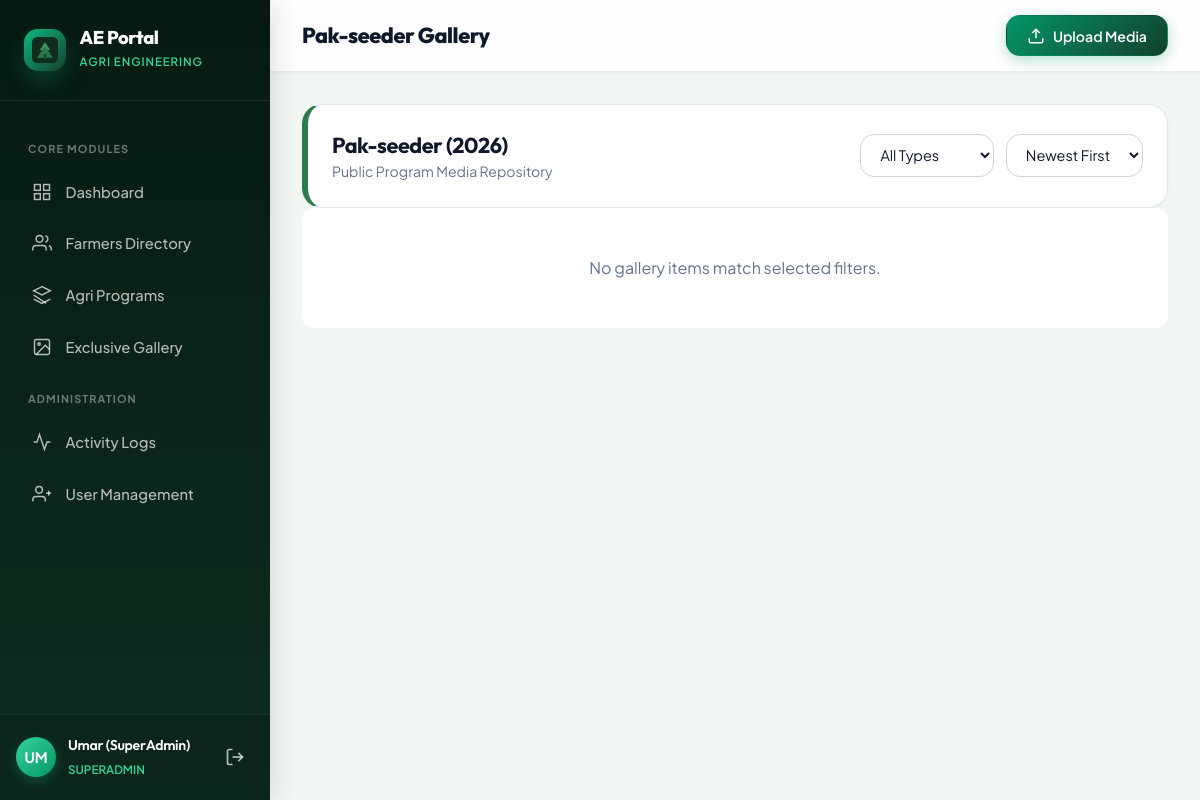
Screenshot of /programs/1/gallery (signed in) with the database file from the repository.
### aeportal.py (models this page shows, shortened)
class User(UserMixin, db.Model):
    __tablename__ = 'users'
    id = db.Column(db.Integer, primary_key=True)
    full_name = db.Column(db.String(120), nullable=False)
    email = db.Column(db.String(150), unique=True, nullable=False)
    password_hash = db.Column(db.String(255), nullable=False)
    role = db.Column(db.String(50), nullable=False, default='staff') # superadmin, admin, staff, custom
    permissions = db.Column(db.Text, nullable=False, default='{}') # JSON string
    is_active = db.Column(db.Boolean, default=True)
    created_at = db.Column(db.DateTime, default=datetime.utcnow)
    last_login = db.Column(db.DateTime, nullable=True)
    def has_perm(self, perm_key):
        if self.role == 'superadmin':
            return True
        perms = self.get_perms()
        val = perms.get(perm_key, 0)
        return val != 0 and val != 'none'

class Program(db.Model):
    __tablename__ = 'programs'
    id = db.Column(db.Integer, primary_key=True)
    name = db.Column(db.String(150), nullable=False)
    year = db.Column(db.Integer, nullable=False)
    color_hex = db.Column(db.String(7), nullable=False, default='#2F7A4C')
    has_expiry = db.Column(db.Boolean, default=False)
    expires_at = db.Column(db.DateTime, nullable=True)
    thumbnail_path = db.Column(db.String(255), nullable=True)
    created_by = db.Column(db.Integer, db.ForeignKey('users.id'))
    created_at = db.Column(db.DateTime, default=datetime.utcnow)
    equipment = db.relationship('Equipment', backref='program', cascade='all, delete-orphan')
    enrollments = db.relationship('FarmerProgram', backref='program', cascade='all, delete-orphan')

### aeportal.py (the view, shortened to what this page needs)
@app.route('/programs/<int:id>/gallery', methods=['GET', 'POST'])
@login_required
def program_gallery(id):
    if not current_user.has_perm('program_view'):
        flash('Permission denied.', 'error')
        return redirect(url_for('dashboard'))
    program = Program.query.get_or_404(id)
    track_progress('program_gallery', entity_type='program', entity_id=program.id)
    filter_type = request.args.get('type', 'all')
    sort_order = request.args.get('sort', 'newest')
    query = GalleryMedia.query.filter_by(scope='program', program_id=program.id)
    if filter_type != 'all':
        query = query.filter_by(file_type=filter_type)
    if sort_order == 'oldest':
        query = query.order_by(GalleryMedia.uploaded_at.asc())
    elif sort_order == 'name':
        query = query.order_by(GalleryMedia.original_name.asc())
    else:
        query = query.order_by(GalleryMedia.uploaded_at.desc())
    media_items = query.all()
    return render_template('programs/gallery.html', program=program, media_items=media_items, filter_type=filter_type, sort_order=sort_order)

### aeportal.py (called while the page is built, shortened)
@app.context_processor
def inject_globals():
    return {'datetime': datetime}

@login_manager.user_loader
def load_user(user_id):
    return User.query.get(int(user_id))

def track_progress(page, entity_type=None, entity_id=None, context=None):
    if not current_user or not current_user.is_authenticated:
        return
    ctx_str = json.dumps(context) if isinstance(context, (dict, list)) else context
    sp = SessionProgress.query.filter_by(user_id=current_user.id, page=page, entity_id=entity_id).first()
    if sp:
        sp.context = ctx_str
        sp.updated_at = datetime.utcnow()
    db.session.commit()

### templates/programs/gallery.html (shortened to what this page needs)
{% extends "base.html" %}
{% block page_title %}{{ program.name }} Gallery{% endblock %}
{% block top_actions %}
<button class="btn btn-primary" onclick="openModal('upload-media-modal')">
  <svg width="18" height="18" viewBox="0 0 24 24" fill="none" stroke="currentColor" stroke-width="2"><path d="M21 15v4a2 2 0 0 1-2 2H5a2 2 0 0 1-2-2v-4"/><polyline points="17 8 12 3 7 8"/><line x1="12" y1="3" x2="12" y2="15"/></svg>
  Upload Media
</button>
{% endblock %}
{% block content %}
<div class="card mb-4" style="border-left: 6px solid {{ program.color_hex }};">
  <div style="display: flex; justify-content: space-between; align-items: center; flex-wrap: wrap; gap: 1rem;">
    <div>
      <h2 style="font-size: 1.35rem; color: var(--ink-900);">{{ program.name }} ({{ program.year }})</h2>
      <p style="color: var(--ink-500); font-size: 0.88rem;">Public Program Media Repository</p>
    </div>
    <form method="GET" action="{{ url_for('program_gallery', id=program.id) }}" style="display: flex; gap: 0.75rem; align-items: center;">
      <select name="type" class="form-control" style="width: auto;" onchange="this.form.submit()">
        <option value="all" {% if filter_type == 'all' %}selected{% endif %}>All Types</option>
      </select>
      <select name="sort" class="form-control" style="width: auto;" onchange="this.form.submit()">
        <option value="newest" {% if sort_order == 'newest' %}selected{% endif %}>Newest First</option>
      </select>
    </form>
  </div>
</div>
<div style="display: grid; grid-template-columns: repeat(auto-fill, minmax(220px, 1fr)); gap: 1.25rem;">
  {% for media in media_items %}
  <div class="card" style="padding: 0.85rem; overflow: hidden; display: flex; flex-direction: column; justify-content: space-between;">
    <div style="height: 140px; background: #0F172A; border-radius: 8px; overflow: hidden; display: flex; align-items: center; justify-content: center; margin-bottom: 0.75rem; position: relative;">
      {% if media.file_type == 'image' %}
        {% if media.thumb_path %}
        <img src="{{ url_for('serve_upload', filename=media.thumb_path) }}" alt="{{ media.original_name }}" style="width: 100%; height: 100%; object-fit: cover;">
        {% else %}
        <img src="{{ url_for('serve_upload', filename=media.file_path) }}" alt="{{ media.original_name }}" style="width: 100%; height: 100%; object-fit: cover;">
        {% endif %}
      {% elif media.file_type == 'video' %}
        <video preload="metadata" muted style="width: 100%; height: 100%; object-fit: cover;">
          <source src="{{ url_for('serve_upload', filename=media.file_path) }}" type="{{ media.mime_type }}">
        </video>
        <div style="position: absolute; inset: 0; background: rgba(0,0,0,0.3); display: flex; align-items: center; justify-content: center; color: white;">
          <svg width="36" height="36" viewBox="0 0 24 24" fill="currentColor"><polygon points="5 3 19 12 5 21 5 3"/></svg>
        </div>
      {% elif media.file_type == 'audio' %}
        <div style="text-align: center; color: var(--emerald-400);">
          <svg width="40" height="40" viewBox="0 0 24 24" fill="none" stroke="currentColor" stroke-width="1.5"><path d="M9 18V5l12-2v13"/><circle cx="6" cy="18" r="3"/><circle cx="18" cy="16" r="3"/></svg>
          <div style="font-size: 0.72rem; font-weight: 700; margin-top: 0.2rem; color: #FFFFFF;">AUDIO</div>
        </div>
      {% else %}
        <div style="text-align: center; color: var(--emerald-400);">
          <svg width="40" height="40" viewBox="0 0 24 24" fill="none" stroke="currentColor" stroke-width="1.5"><path d="M14 2H6a2 2 0 0 0-2 2v16a2 2 0 0 0 2 2h12a2 2 0 0 0 2-2V8z"/><polyline points="14 2 14 8 20 8"/></svg>
          <div style="font-size: 0.72rem; font-weight: 700; margin-top: 0.2rem; color: #FFFFFF;">DOCUMENT</div>
        </div>
      {% endif %}
    </div>
    <div>
      <h5 style="font-size: 0.88rem; color: var(--ink-900); white-space: nowrap; overflow: hidden; text-overflow: ellipsis;" title="{{ media.original_name }}">
        {{ media.original_name }}
      </h5>
      <div style="font-size: 0.75rem; color: var(--ink-500); display: flex; justify-content: space-between; margin-top: 0.25rem;">
        <span>{{ (media.size_bytes / 1024 / 1024)|round(2) }} MB</span>
        <span>{{ media.uploaded_at|relative_time }}</span>
      </div>
    </div>
    <div style="margin-top: 0.75rem; display: flex; justify-content: flex-end;">
      <a href="{{ url_for('serve_upload', filename=media.file_path) }}" target="_blank" class="btn btn-secondary btn-sm" style="width: 100%;">
        View / Download
      </a>
    </div>
  </div>
  {% else %}
  <div style="grid-column: 1 / -1; text-align: center; padding: 3rem; background: white; border-radius: 12px;">
    <p style="color: var(--ink-500);">No gallery items match selected filters.</p>
  </div>
  {% endfor %}
</div>
{% endblock %}

### templates/base.html (shortened to what this page needs)
<!DOCTYPE html>
<html lang="en">
<head>
  <link rel="stylesheet" href="{{ url_for('static', filename='css/style.css') }}">
</head>
<body>
  <div class="app-container">
    {% if current_user.is_authenticated %}
    <aside class="sidebar" id="sidebar">
      <div class="sidebar-header">
        <div class="brand-badge">
          <img src="{{ url_for('static', filename='img/logo.svg') }}" alt="Logo">
        </div>
        <div class="brand-text">
          <h1>AE Portal</h1>
          <span>Agri Engineering</span>
        </div>
      </div>
      <nav class="sidebar-nav">
        <div class="nav-label">Core Modules</div>
        <a href="{{ url_for('dashboard') }}" class="nav-item {% if request.endpoint == 'dashboard' %}active{% endif %}">
          <svg viewBox="0 0 24 24" fill="none" stroke="currentColor"><rect x="3" y="3" width="7" height="7"/><rect x="14" y="3" width="7" height="7"/><rect x="14" y="14" width="7" height="7"/><rect x="3" y="14" width="7" height="7"/></svg>
          <span>Dashboard</span>
        </a>
        {% if current_user.has_perm('farmer_view') %}
        <a href="{{ url_for('farmers_list') }}" class="nav-item {% if 'farmers' in request.endpoint %}active{% endif %}">
          <svg viewBox="0 0 24 24" fill="none" stroke="currentColor"><path d="M17 21v-2a4 4 0 0 0-4-4H5a4 4 0 0 0-4 4v2"/><circle cx="9" cy="7" r="4"/><path d="M23 21v-2a4 4 0 0 0-3-3.87"/><path d="M16 3.13a4 4 0 0 1 0 7.75"/></svg>
          <span>Farmers Directory</span>
        </a>
        {% endif %}
        {% if current_user.has_perm('program_view') %}
        <a href="{{ url_for('programs_list') }}" class="nav-item {% if 'programs' in request.endpoint %}active{% endif %}">
          <svg viewBox="0 0 24 24" fill="none" stroke="currentColor"><polygon points="12 2 2 7 12 12 22 7 12 2"/><polyline points="2 17 12 22 22 17"/><polyline points="2 12 17 22 12"/></svg>
          <span>Agri Programs</span>
        </a>
        {% endif %}
        {% if current_user.has_perm('gallery_access') and current_user.has_perm('gallery_access') != 'none' %}
        <a href="{{ url_for('exclusive_gallery') }}" class="nav-item {% if request.endpoint == 'exclusive_gallery' %}active{% endif %}">
          <svg viewBox="0 0 24 24" fill="none" stroke="currentColor"><rect x="3" y="3" width="18" height="18" rx="2" ry="2"/><circle cx="8.5" cy="8.5" r="1.5"/><polyline points="21 15 16 10 5 21"/></svg>
          <span>Exclusive Gallery</span>
        </a>
        {% endif %}
        {% if current_user.has_perm('logs_access') or current_user.has_perm('user_mgmt') %}
        <div class="nav-label">Administration</div>
        {% endif %}
        {% if current_user.has_perm('logs_access') %}
        <a href="{{ url_for('logs_view') }}" class="nav-item {% if request.endpoint == 'logs_view' %}active{% endif %}">
          <svg viewBox="0 0 24 24" fill="none" stroke="currentColor"><polyline points="22 12 18 12 15 21 9 3 6 12 2 12"/></svg>
          <span>Activity Logs</span>
        </a>
        {% endif %}
        {% if current_user.has_perm('user_mgmt') %}
        <a href="{{ url_for('users_list') }}" class="nav-item {% if 'users' in request.endpoint %}active{% endif %}">
          <svg viewBox="0 0 24 24" fill="none" stroke="currentColor"><path d="M16 21v-2a4 4 0 0 0-4-4H5a4 4 0 0 0-4 4v2"/><circle cx="8.5" cy="7" r="4"/><line x1="20" y1="8" x2="20" y2="14"/><line x1="23" y1="11" x2="17" y2="11"/></svg>
          <span>User Management</span>
        </a>
        {% endif %}
      </nav>
      <div class="sidebar-user">
        <div class="user-card">
          <div class="user-avatar">{{ current_user.full_name[:2].upper() }}</div>
          <div class="user-info">
            <h4>{{ current_user.full_name }}</h4>
            <span>{{ current_user.role }}</span>
          </div>
          <a href="{{ url_for('logout') }}" class="btn-icon" title="Log Out" style="color: rgba(255,255,255,0.7);">
            <svg width="20" height="20" viewBox="0 0 24 24" fill="none" stroke="currentColor" stroke-width="2"><path d="M9 21H5a2 2 0 0 1-2-2V5a2 2 0 0 1 2-2h4"/><polyline points="16 17 21 12 16 7"/><line x1="21" y1="12" x2="9" y2="12"/></svg>
          </a>
        </div>
      </div>
    </aside>
    {% endif %}
    <div class="main-wrapper" {% if not current_user.is_authenticated %}style="margin-left: 0;"{% endif %}>
      {% if current_user.is_authenticated %}
      <header class="top-header">
        <div style="display: flex; align-items: center; gap: 1rem; width: 100%; justify-content: space-between;">
          <div style="display: flex; align-items: center; gap: 0.75rem;">
            <div class="page-title">
              <h2>{% block page_title %}{% endblock %}</h2>
            </div>
          </div>
        </div>
        <div class="top-actions">
          {% block top_actions %}{% endblock %}
        </div>
      </header>
      {% endif %}
      <main class="content-body">
        {% block content %}{% endblock %}
      </main>
    </div>
  </div>
</body>
</html>

### rows the page displays
User: full_name "UM", full_name "Umar (SuperAdmin)", role "SUPERADMIN"
Program: name "Pak-seeder", year "2026"
